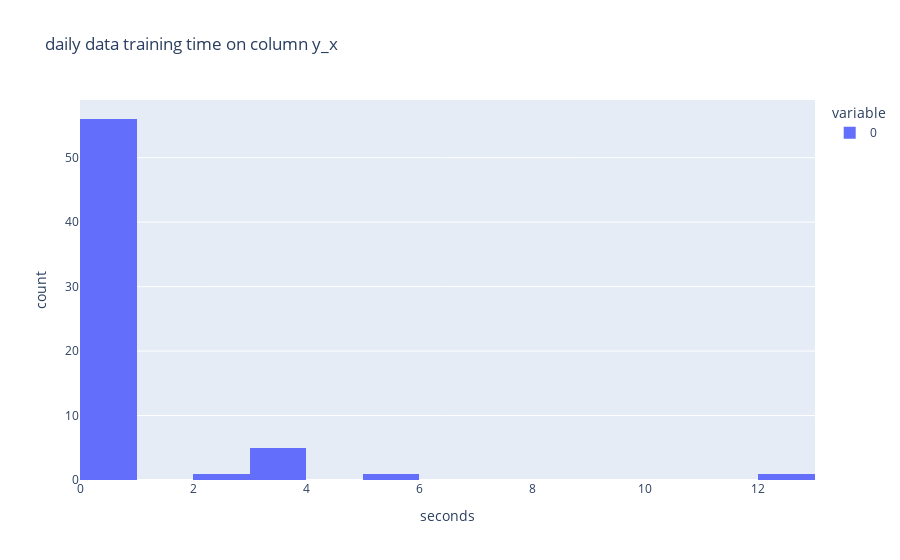

Notebook code for this chart:
### Markdown cell above
### for column y_x

### Code cell
px.histogram([i.average for i in ans[0]],
            title='daily data training time on column y_x',
            labels={'value':'seconds'})

### Figure 1 — Plotly figure (JSON) as saved in the notebook; plotly's stock layout.template omitted (floating-point values rounded to 4 significant figures)
{"data": [{"alignmentgroup": "True", "bingroup": "x", "hovertemplate": "variable=0<br>seconds=%{x}<br>count=%{y}<extra></extra>", "legendgroup": "0", "marker": {"color": "#636efa"}, "name": "0", "offsetgroup": "0", "orientation": "v", "showlegend": true, "type": "histogram", "x": [5.916, 12.88, 3.073, 3.058, 3.724, 2.964, 3.243, 3.001, 0.03259, 0.03225, 0.03243, 0.03253, 0.03211, 0.03268, 0.03295, 0.03326, 0.08846, 0.1024, 0.07666, 0.1779, 0.1486, 0.08714, 0.07926, 0.0827, 0.03278, 0.03264, 0.03262, 0.03239, 0.03297, 0.0327, 0.03324, 0.03326, 0.1114, 0.1749, 0.1007, 0.24, 0.1389, 0.1416, 0.1877, 0.2643, 0.03213, 0.03262, 0.03281, 0.03282, 0.03279, 0.0333, 0.03296, 0.03272, 0.2808, 0.1203, 0.2221, 0.1473, 0.2214, 0.2074, 0.1383, 0.1308, 0.0355, 0.03529, 0.03565, 0.03547, 0.03528, 0.03573, 0.03564, 0.03572], "xaxis": "x", "yaxis": "y"}], "layout": {"barmode": "relative", "legend": {"title": {"text": "variable"}, "tracegroupgap": 0}, "title": {"text": "daily data training time on column y_x"}, "xaxis": {"anchor": "y", "domain": [0, 1], "title": {"text": "seconds"}}, "yaxis": {"anchor": "x", "domain": [0, 1], "title": {"text": "count"}}}}
